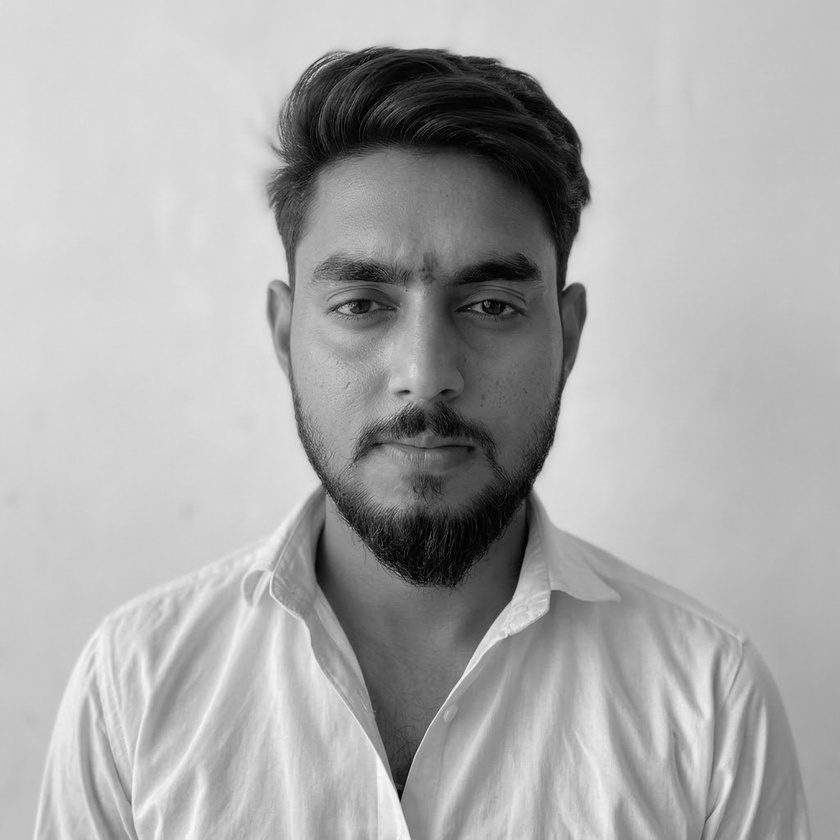
#> input picture CV_Unit_II_Assignment/04_Histogram/input.jpg, 840 x 840 px, shrunk from 1024 x 1024 before the run
$ python program.py
#> lines starting #> are read from the running program, lines starting #| are printed output that depends on the picture
import cv2
import numpy as np
import matplotlib.pyplot as plt

image = cv2.imread("input.jpg", cv2.IMREAD_GRAYSCALE)
#> image is the input picture: shape (840, 840); min 0, max 255, mean 171.3
hist = cv2.calcHist([image], [0], None, [256], [0, 256]).ravel()
#> hist = 256 values, max 29411 at index 217, min 0 at index 254, mean 2756.2
peak = int(np.argmax(hist))
#> peak = 217
print("Intensity with highest frequency:", peak)
#| Intensity with highest frequency: 217

plt.figure(figsize=(8, 5))
plt.plot(hist)
plt.title("Intensity Histogram")
plt.xlabel("Intensity")
plt.ylabel("Frequency")
plt.xlim([0, 256])
plt.savefig("output.png", bbox_inches="tight")
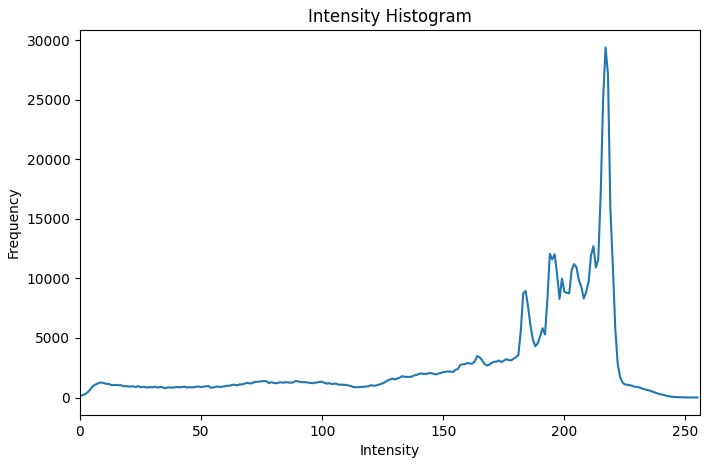
#> figure drawn by matplotlib, 1 panel; curve peaks at x = 217, y = 29411
plt.close()
